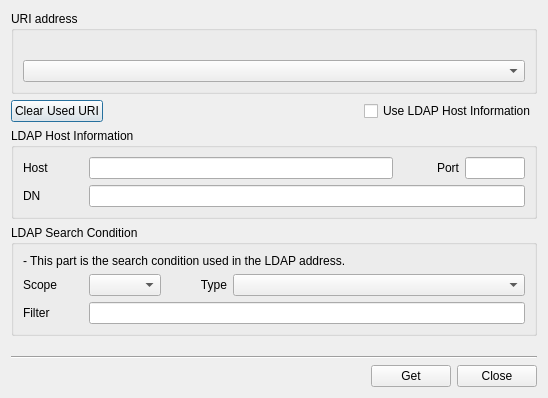
<?xml version="1.0" encoding="UTF-8"?>
<ui version="4.0">
 <class>GetURIDlg</class>
 <widget class="QDialog" name="GetURIDlg">
  <property name="geometry">
   <rect>
    <x>0</x>
    <y>0</y>
    <width>548</width>
    <height>398</height>
   </rect>
  </property>
  <property name="windowTitle">
   <string>Get BER from URI</string>
  </property>
  <layout class="QVBoxLayout" name="verticalLayout_3">
   <item>
    <widget class="QGroupBox" name="mURIGroup">
     <property name="title">
      <string>URI address</string>
     </property>
     <layout class="QGridLayout" name="gridLayout_3">
      <item row="1" column="0">
       <widget class="QComboBox" name="mURICombo">
        <property name="minimumSize">
         <size>
          <width>500</width>
          <height>0</height>
         </size>
        </property>
        <property name="maximumSize">
         <size>
          <width>600</width>
          <height>16777215</height>
         </size>
        </property>
       </widget>
      </item>
      <item row="0" column="0">
       <widget class="QLabel" name="mURILabel">
        <property name="text">
         <string/>
        </property>
       </widget>
      </item>
     </layout>
    </widget>
   </item>
   <item>
    <layout class="QGridLayout" name="gridLayout_6">
     <property name="topMargin">
      <number>0</number>
     </property>
     <item row="0" column="1">
      <spacer name="horizontalSpacer_2">
       <property name="orientation">
        <enum>Qt::Horizontal</enum>
       </property>
       <property name="sizeHint" stdset="0">
        <size>
         <width>40</width>
         <height>20</height>
        </size>
       </property>
      </spacer>
     </item>
     <item row="0" column="2">
      <widget class="QCheckBox" name="mUseLDAPHostCheck">
       <property name="text">
        <string>Use LDAP Host Information</string>
       </property>
      </widget>
     </item>
     <item row="0" column="0">
      <widget class="QPushButton" name="mClearUsedURIBtn">
       <property name="text">
        <string>Clear Used URI</string>
       </property>
      </widget>
     </item>
    </layout>
   </item>
   <item>
    <widget class="QGroupBox" name="mHostInfoGroup">
     <property name="title">
      <string>LDAP Host Information</string>
     </property>
     <layout class="QVBoxLayout" name="verticalLayout">
      <item>
       <layout class="QGridLayout" name="gridLayout_4">
        <property name="topMargin">
         <number>0</number>
        </property>
        <item row="0" column="0">
         <widget class="QLabel" name="label_3">
          <property name="minimumSize">
           <size>
            <width>60</width>
            <height>0</height>
           </size>
          </property>
          <property name="text">
           <string>Host</string>
          </property>
         </widget>
        </item>
        <item row="0" column="2">
         <widget class="QLabel" name="label_6">
          <property name="minimumSize">
           <size>
            <width>60</width>
            <height>0</height>
           </size>
          </property>
          <property name="text">
           <string>Port</string>
          </property>
          <property name="alignment">
           <set>Qt::AlignRight|Qt::AlignTrailing|Qt::AlignVCenter</set>
          </property>
         </widget>
        </item>
        <item row="0" column="1">
         <widget class="QLineEdit" name="mHostText">
          <property name="minimumSize">
           <size>
            <width>200</width>
            <height>0</height>
           </size>
          </property>
         </widget>
        </item>
        <item row="0" column="3">
         <widget class="QLineEdit" name="mPortText">
          <property name="minimumSize">
           <size>
            <width>60</width>
            <height>0</height>
           </size>
          </property>
          <property name="maximumSize">
           <size>
            <width>60</width>
            <height>16777215</height>
           </size>
          </property>
         </widget>
        </item>
       </layout>
      </item>
      <item>
       <layout class="QGridLayout" name="gridLayout_7">
        <property name="topMargin">
         <number>0</number>
        </property>
        <item row="0" column="0">
         <widget class="QLabel" name="label_5">
          <property name="minimumSize">
           <size>
            <width>60</width>
            <height>0</height>
           </size>
          </property>
          <property name="text">
           <string>DN</string>
          </property>
         </widget>
        </item>
        <item row="0" column="1">
         <widget class="QLineEdit" name="mDNText"/>
        </item>
       </layout>
      </item>
     </layout>
    </widget>
   </item>
   <item>
    <widget class="QGroupBox" name="mLDAPSearchGroup">
     <property name="title">
      <string>LDAP Search Condition</string>
     </property>
     <layout class="QVBoxLayout" name="verticalLayout_2">
      <item>
       <widget class="QLabel" name="label">
        <property name="text">
         <string>- This part is the search condition used in the LDAP address.</string>
        </property>
       </widget>
      </item>
      <item>
       <layout class="QGridLayout" name="gridLayout_5">
        <property name="topMargin">
         <number>0</number>
        </property>
        <item row="0" column="2">
         <widget class="QLabel" name="label_9">
          <property name="minimumSize">
           <size>
            <width>60</width>
            <height>0</height>
           </size>
          </property>
          <property name="text">
           <string>Type</string>
          </property>
          <property name="alignment">
           <set>Qt::AlignRight|Qt::AlignTrailing|Qt::AlignVCenter</set>
          </property>
         </widget>
        </item>
        <item row="0" column="1">
         <widget class="QComboBox" name="mScopeCombo"/>
        </item>
        <item row="0" column="0">
         <widget class="QLabel" name="label_8">
          <property name="minimumSize">
           <size>
            <width>60</width>
            <height>0</height>
           </size>
          </property>
          <property name="text">
           <string>Scope</string>
          </property>
         </widget>
        </item>
        <item row="0" column="3">
         <widget class="QComboBox" name="mTypeCombo">
          <property name="sizePolicy">
           <sizepolicy hsizetype="Expanding" vsizetype="Fixed">
            <horstretch>0</horstretch>
            <verstretch>0</verstretch>
           </sizepolicy>
          </property>
         </widget>
        </item>
       </layout>
      </item>
      <item>
       <layout class="QGridLayout" name="gridLayout_8">
        <property name="topMargin">
         <number>0</number>
        </property>
        <item row="0" column="0">
         <widget class="QLabel" name="label_7">
          <property name="minimumSize">
           <size>
            <width>60</width>
            <height>0</height>
           </size>
          </property>
          <property name="text">
           <string>Filter</string>
          </property>
         </widget>
        </item>
        <item row="0" column="1">
         <widget class="QLineEdit" name="mFilterText"/>
        </item>
       </layout>
      </item>
     </layout>
    </widget>
   </item>
   <item>
    <spacer name="verticalSpacer">
     <property name="orientation">
      <enum>Qt::Vertical</enum>
     </property>
     <property name="sizeHint" stdset="0">
      <size>
       <width>20</width>
       <height>40</height>
      </size>
     </property>
    </spacer>
   </item>
   <item>
    <widget class="Line" name="line">
     <property name="orientation">
      <enum>Qt::Horizontal</enum>
     </property>
    </widget>
   </item>
   <item>
    <layout class="QGridLayout" name="gridLayout_2">
     <property name="topMargin">
      <number>0</number>
     </property>
     <item row="0" column="1">
      <widget class="QPushButton" name="mGetBtn">
       <property name="text">
        <string>Get</string>
       </property>
      </widget>
     </item>
     <item row="0" column="2">
      <widget class="QPushButton" name="mCloseBtn">
       <property name="text">
        <string>Close</string>
       </property>
      </widget>
     </item>
     <item row="0" column="0">
      <spacer name="horizontalSpacer">
       <property name="orientation">
        <enum>Qt::Horizontal</enum>
       </property>
       <property name="sizeHint" stdset="0">
        <size>
         <width>40</width>
         <height>20</height>
        </size>
       </property>
      </spacer>
     </item>
    </layout>
   </item>
  </layout>
 </widget>
 <tabstops>
  <tabstop>mURICombo</tabstop>
  <tabstop>mClearUsedURIBtn</tabstop>
  <tabstop>mUseLDAPHostCheck</tabstop>
  <tabstop>mHostText</tabstop>
  <tabstop>mPortText</tabstop>
  <tabstop>mDNText</tabstop>
  <tabstop>mScopeCombo</tabstop>
  <tabstop>mTypeCombo</tabstop>
  <tabstop>mFilterText</tabstop>
  <tabstop>mGetBtn</tabstop>
  <tabstop>mCloseBtn</tabstop>
 </tabstops>
 <resources/>
 <connections/>
</ui>
